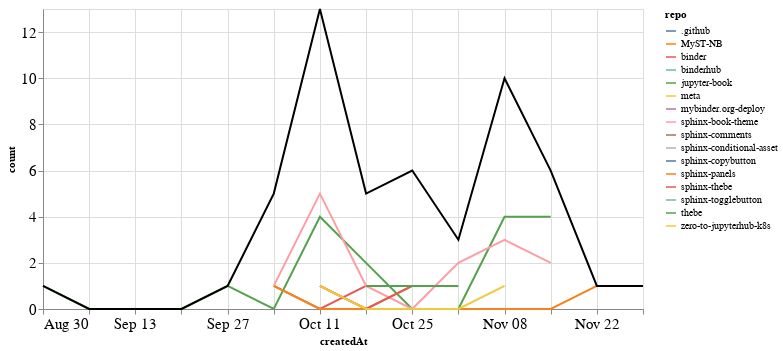

Notebook source saved alongside this figure:
### Markdown cell above
## PRs

### Code cell
prs_time = prs.groupby('repo').resample('W', on='createdAt').count()['author'].reset_index()
prs_time = prs_time.rename(columns={'author': 'count'})
prs_time_total = prs_time.groupby('createdAt').agg({"count": "sum"}).reset_index()

ch1 = alt.Chart(prs_time, width=600).mark_line().encode(
    x='createdAt',
    y='count',
    color='repo',
    tooltip="repo"
)

ch2 = alt.Chart(prs_time_total, width=600).mark_line(color="black").encode(
    x='createdAt',
    y='count',
)

ch1 + ch2

### Figure 1 — Vega-Lite specification as saved in the notebook (floating-point values rounded to 4 significant figures)
{"config": {"axisLeft": {"labelFontSize": 15}, "axisBottom": {"labelFontSize": 15}}, "layer": [{"data": {"name": "data-919a766b0cae9b10a056cc9c30ce7e64"}, "mark": "line", "encoding": {"color": {"type": "nominal", "field": "repo"}, "tooltip": {"type": "nominal", "field": "repo"}, "x": {"type": "temporal", "field": "createdAt"}, "y": {"type": "quantitative", "field": "count"}}, "width": 600}, {"data": {"name": "data-321fbcdbc771fb93a6c970aedd90c602"}, "mark": {"type": "line", "color": "black"}, "encoding": {"x": {"type": "temporal", "field": "createdAt"}, "y": {"type": "quantitative", "field": "count"}}, "width": 600}], "$schema": "https://vega.github.io/schema/vega-lite/v4.8.1.json", "datasets": {"data-919a766b0cae9b10a056cc9c30ce7e64": [{"repo": ".github", "createdAt": "2020-11-08T00:00:00", "count": 1}, {"repo": "MyST-NB", "createdAt": "2020-10-11T00:00:00", "count": 1}, {"repo": "MyST-NB", "createdAt": "2020-10-18T00:00:00", "count": 0}, {"repo": "MyST-NB", "createdAt": "2020-10-25T00:00:00", "count": 0}, {"repo": "MyST-NB", "createdAt": "2020-11-01T00:00:00", "count": 0}, {"repo": "MyST-NB", "createdAt": "2020-11-08T00:00:00", "count": 0}, {"repo": "MyST-NB", "createdAt": "2020-11-15T00:00:00", "count": 0}, {"repo": "MyST-NB", "createdAt": "2020-11-22T00:00:00", "count": 1}, {"repo": "binder", "createdAt": "2020-10-04T00:00:00", "count": 1}, {"repo": "binder", "createdAt": "2020-10-11T00:00:00", "count": 0}, {"repo": "binder", "createdAt": "2020-10-18T00:00:00", "count": 1}, {"repo": "binderhub", "createdAt": "2020-10-04T00:00:00", "count": 1}, {"repo": "jupyter-book", "createdAt": "2020-08-30T00:00:00", "count": 1}, {"repo": "jupyter-book", "createdAt": "2020-09-06T00:00:00", "count": 0}, {"repo": "jupyter-book", "createdAt": "2020-09-13T00:00:00", "count": 0}, {"repo": "jupyter-book", "createdAt": "2020-09-20T00:00:00", "count": 0}, {"repo": "jupyter-book", "createdAt": "2020-09-27T00:00:00", "count": 1}, {"repo": "jupyter-book", "createdAt": "2020-10-04T00:00:00", "count": 0}, {"repo": "jupyter-book", "createdAt": "2020-10-11T00:00:00", "count": 4}, {"repo": "jupyter-book", "createdAt": "2020-10-18T00:00:00", "count": 2}, {"repo": "jupyter-book", "createdAt": "2020-10-25T00:00:00", "count": 0}, {"repo": "jupyter-book", "createdAt": "2020-11-01T00:00:00", "count": 0}, {"repo": "jupyter-book", "createdAt": "2020-11-08T00:00:00", "count": 4}, {"repo": "jupyter-book", "createdAt": "2020-11-15T00:00:00", "count": 4}, {"repo": "meta", "createdAt": "2020-11-29T00:00:00", "count": 1}, {"repo": "mybinder.org-deploy", "createdAt": "2020-10-11T00:00:00", "count": 1}, {"repo": "sphinx-book-theme", "createdAt": "2020-10-04T00:00:00", "count": 1}, {"repo": "sphinx-book-theme", "createdAt": "2020-10-11T00:00:00", "count": 5}, {"repo": "sphinx-book-theme", "createdAt": "2020-10-18T00:00:00", "count": 1}, {"repo": "sphinx-book-theme", "createdAt": "2020-10-25T00:00:00", "count": 0}, {"repo": "sphinx-book-theme", "createdAt": "2020-11-01T00:00:00", "count": 2}, {"repo": "sphinx-book-theme", "createdAt": "2020-11-08T00:00:00", "count": 3}, {"repo": "sphinx-book-theme", "createdAt": "2020-11-15T00:00:00", "count": 2}, {"repo": "sphinx-comments", "createdAt": "2020-10-04T00:00:00", "count": 1}, {"repo": "sphinx-conditional-asset", "createdAt": "2020-10-25T00:00:00", "count": 2}, {"repo": "sphinx-copybutton", "createdAt": "2020-11-08T00:00:00", "count": 1}, {"repo": "sphinx-panels", "createdAt": "2020-10-04T00:00:00", "count": 1}, {"repo": "sphinx-panels", "createdAt": "2020-10-11T00:00:00", "count": 0}, {"repo": "sphinx-panels", "createdAt": "2020-10-18T00:00:00", "count": 0}, {"repo": "sphinx-panels", "createdAt": "2020-10-25T00:00:00", "count": 1}, {"repo": "sphinx-thebe", "createdAt": "2020-10-11T00:00:00", "count": 1}, {"repo": "sphinx-thebe", "createdAt": "2020-10-18T00:00:00", "count": 0}, {"repo": "sphinx-thebe", "createdAt": "2020-10-25T00:00:00", "count": 1}, {"repo": "sphinx-togglebutton", "createdAt": "2020-10-25T00:00:00", "count": 1}, {"repo": "thebe", "createdAt": "2020-10-18T00:00:00", "count": 1}, {"repo": "thebe", "createdAt": "2020-10-25T00:00:00", "count": 1}, {"repo": "thebe", "createdAt": "2020-11-01T00:00:00", "count": 1}, {"repo": "zero-to-jupyterhub-k8s", "createdAt": "2020-10-11T00:00:00", "count": 1}, {"repo": "zero-to-jupyterhub-k8s", "createdAt": "2020-10-18T00:00:00", "count": 0}, {"repo": "zero-to-jupyterhub-k8s", "createdAt": "2020-10-25T00:00:00", "count": 0}, {"repo": "zero-to-jupyterhub-k8s", "createdAt": "2020-11-01T00:00:00", "count": 0}, {"repo": "zero-to-jupyterhub-k8s", "createdAt": "2020-11-08T00:00:00", "count": 1}], "data-321fbcdbc771fb93a6c970aedd90c602": [{"createdAt": "2020-08-30T00:00:00", "count": 1}, {"createdAt": "2020-09-06T00:00:00", "count": 0}, {"createdAt": "2020-09-13T00:00:00", "count": 0}, {"createdAt": "2020-09-20T00:00:00", "count": 0}, {"createdAt": "2020-09-27T00:00:00", "count": 1}, {"createdAt": "2020-10-04T00:00:00", "count": 5}, {"createdAt": "2020-10-11T00:00:00", "count": 13}, {"createdAt": "2020-10-18T00:00:00", "count": 5}, {"createdAt": "2020-10-25T00:00:00", "count": 6}, {"createdAt": "2020-11-01T00:00:00", "count": 3}, {"createdAt": "2020-11-08T00:00:00", "count": 10}, {"createdAt": "2020-11-15T00:00:00", "count": 6}, {"createdAt": "2020-11-22T00:00:00", "count": 1}, {"createdAt": "2020-11-29T00:00:00", "count": 1}]}}
